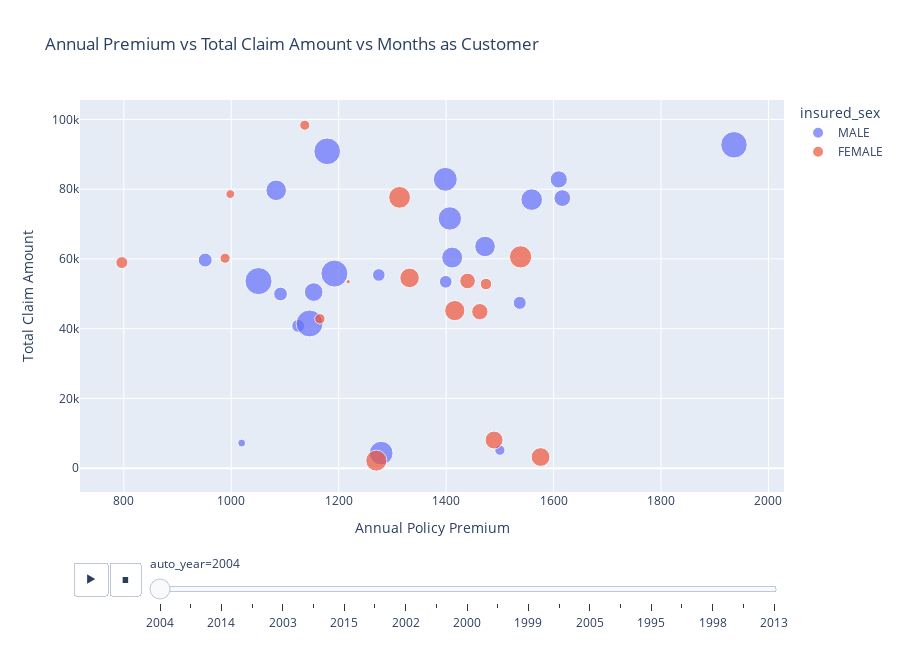

The notebook cell saved with this chart:
### Code cell
# import warnings
# warnings.filterwarnings('ignore')

# figure = bubbleplot(dataset = data, x_column = 'policy_annual_premium', y_column = 'total_claim_amount', 
#     bubble_column = 'insured_sex', time_column = 'auto_year', size_column = 'months_as_customer', color_column = 'insured_sex', 
#     x_title = "Annual Policy Premium", y_title = "Total Claim Amount", title = 'Annual Premium vs Total Claim Amount vs Months as Customer',
#     x_logscale = False, scale_bubble = 3, height = 650)

# py.iplot(figure, config={'scrollzoom': True})
import warnings
warnings.filterwarnings('ignore')

import plotly.express as px

# Create a bubble plot using scatter plot
fig = px.scatter(
    data, 
    x="policy_annual_premium", 
    y="total_claim_amount", 
    size="months_as_customer", 
    color="insured_sex", 
    animation_frame="auto_year",
    title="Annual Premium vs Total Claim Amount vs Months as Customer",
    labels={"policy_annual_premium": "Annual Policy Premium", "total_claim_amount": "Total Claim Amount"},
    height=650
)

fig.update_traces(marker=dict(sizemode='area'))
fig.show()

### Figure 1 — Plotly figure (JSON) as saved in the notebook; plotly's stock layout.template omitted (floating-point values rounded to 4 significant figures)
{"data": [{"hovertemplate": "insured_sex=MALE<br>auto_year=2004<br>Annual Policy Premium=%{x}<br>Total Claim Amount=%{y}<br>months_as_customer=%{marker.size}<extra></extra>", "legendgroup": "MALE", "marker": {"color": "#636efa", "size": [328, 338, 38, 440, 208, 264, 96, 177, 113, 344, 116, 280, 254, 63, 102, 169, 96, 437, 100, 435, 421, 427, 254], "sizemode": "area", "sizeref": 1.198, "symbol": "circle"}, "mode": "markers", "name": "MALE", "orientation": "v", "showlegend": true, "type": "scatter", "x": [1407.0, 1279.0, 1019.0, 1051.0, 1153.0, 1411.0, 1399.0, 1610.0, 1092.0, 1398.0, 951.5, 1559.0, 1472.0, 1500.0, 1537.0, 1616.0, 1275.0, 1192.0, 1125.0, 1146.0, 1936.0, 1179.0, 1084.0], "xaxis": "x", "y": [71610, 4300, 7200, 53640, 50500, 60390, 53440, 82800, 49950, 82830, 59670, 77000, 63580, 5160, 47400, 77440, 55400, 55800, 40800, 41490, 92730, 90860, 79680], "yaxis": "y"}, {"hovertemplate": "insured_sex=FEMALE<br>auto_year=2004<br>Annual Policy Premium=%{x}<br>Total Claim Amount=%{y}<br>months_as_customer=%{marker.size}<extra></extra>", "legendgroup": "FEMALE", "marker": {"color": "#EF553B", "size": [62, 194, 61, 80, 11, 283, 159, 297, 211, 65, 85, 266, 147, 46, 246, 229], "sizemode": "area", "sizeref": 1.198, "symbol": "circle"}, "mode": "markers", "name": "FEMALE", "orientation": "v", "showlegend": true, "type": "scatter", "x": [988.5, 1489.0, 1137.0, 1474.0, 1218.0, 1313.0, 1463.0, 1539.0, 1576.0, 1165.0, 796.4, 1270.0, 1440.0, 998.2, 1416.0, 1332.0], "xaxis": "x", "y": [60200, 8060, 98340, 52800, 53460, 77660, 44880, 60600, 3190, 42840, 58960, 2160, 53680, 78600, 45180, 54560], "yaxis": "y"}], "layout": {"height": 650, "legend": {"itemsizing": "constant", "title": {"text": "insured_sex"}, "tracegroupgap": 0}, "sliders": [{"active": 0, "currentvalue": {"prefix": "auto_year="}, "len": 0.9, "pad": {"b": 10, "t": 60}, "steps": [{"args": [["2004"], {"frame": {"duration": 0, "redraw": false}, "fromcurrent": true, "mode": "immediate", "transition": {"duration": 0, "easing": "linear"}}], "label": "2004", "method": "animate"}, {"args": [["2007"], {"frame": {"duration": 0, "redraw": false}, "fromcurrent": true, "mode": "immediate", "transition": {"duration": 0, "easing": "linear"}}], "label": "2007", "method": "animate"}, {"args": [["2014"], {"frame": {"duration": 0, "redraw": false}, "fromcurrent": true, "mode": "immediate", "transition": {"duration": 0, "easing": "linear"}}], "label": "2014", "method": "animate"}, {"args": [["2009"], {"frame": {"duration": 0, "redraw": false}, "fromcurrent": true, "mode": "immediate", "transition": {"duration": 0, "easing": "linear"}}], "label": "2009", "method": "animate"}, {"args": [["2003"], {"frame": {"duration": 0, "redraw": false}, "fromcurrent": true, "mode": "immediate", "transition": {"duration": 0, "easing": "linear"}}], "label": "2003", "method": "animate"}, {"args": [["2012"], {"frame": {"duration": 0, "redraw": false}, "fromcurrent": true, "mode": "immediate", "transition": {"duration": 0, "easing": "linear"}}], "label": "2012", "method": "animate"}, {"args": [["2015"], {"frame": {"duration": 0, "redraw": false}, "fromcurrent": true, "mode": "immediate", "transition": {"duration": 0, "easing": "linear"}}], "label": "2015", "method": "animate"}, {"args": [["1996"], {"frame": {"duration": 0, "redraw": false}, "fromcurrent": true, "mode": "immediate", "transition": {"duration": 0, "easing": "linear"}}], "label": "1996", "method": "animate"}, {"args": [["2002"], {"frame": {"duration": 0, "redraw": false}, "fromcurrent": true, "mode": "immediate", "transition": {"duration": 0, "easing": "linear"}}], "label": "2002", "method": "animate"}, {"args": [["2006"], {"frame": {"duration": 0, "redraw": false}, "fromcurrent": true, "mode": "immediate", "transition": {"duration": 0, "easing": "linear"}}], "label": "2006", "method": "animate"}, {"args": [["2000"], {"frame": {"duration": 0, "redraw": false}, "fromcurrent": true, "mode": "immediate", "transition": {"duration": 0, "easing": "linear"}}], "label": "2000", "method": "animate"}, {"args": [["2010"], {"frame": {"duration": 0, "redraw": false}, "fromcurrent": true, "mode": "immediate", "transition": {"duration": 0, "easing": "linear"}}], "label": "2010", "method": "animate"}, {"args": [["1999"], {"frame": {"duration": 0, "redraw": false}, "fromcurrent": true, "mode": "immediate", "transition": {"duration": 0, "easing": "linear"}}], "label": "1999", "method": "animate"}, {"args": [["2011"], {"frame": {"duration": 0, "redraw": false}, "fromcurrent": true, "mode": "immediate", "transition": {"duration": 0, "easing": "linear"}}], "label": "2011", "method": "animate"}, {"args": [["2005"], {"frame": {"duration": 0, "redraw": false}, "fromcurrent": true, "mode": "immediate", "transition": {"duration": 0, "easing": "linear"}}], "label": "2005", "method": "animate"}, {"args": [["2008"], {"frame": {"duration": 0, "redraw": false}, "fromcurrent": true, "mode": "immediate", "transition": {"duration": 0, "easing": "linear"}}], "label": "2008", "method": "animate"}, {"args": [["1995"], {"frame": {"duration": 0, "redraw": false}, "fromcurrent": true, "mode": "immediate", "transition": {"duration": 0, "easing": "linear"}}], "label": "1995", "method": "animate"}, {"args": [["2001"], {"frame": {"duration": 0, "redraw": false}, "fromcurrent": true, "mode": "immediate", "transition": {"duration": 0, "easing": "linear"}}], "label": "2001", "method": "animate"}, {"args": [["1998"], {"frame": {"duration": 0, "redraw": false}, "fromcurrent": true, "mode": "immediate", "transition": {"duration": 0, "easing": "linear"}}], "label": "1998", "method": "animate"}, {"args": [["1997"], {"frame": {"duration": 0, "redraw": false}, "fromcurrent": true, "mode": "immediate", "transition": {"duration": 0, "easing": "linear"}}], "label": "1997", "method": "animate"}, {"args": [["2013"], {"frame": {"duration": 0, "redraw": false}, "fromcurrent": true, "mode": "immediate", "transition": {"duration": 0, "easing": "linear"}}], "label": "2013", "method": "animate"}], "x": 0.1, "xanchor": "left", "y": 0, "yanchor": "top"}], "title": {"text": "Annual Premium vs Total Claim Amount vs Months as Customer"}, "updatemenus": [{"buttons": [{"args": [null, {"frame": {"duration": 500, "redraw": false}, "fromcurrent": true, "mode": "immediate", "transition": {"duration": 500, "easing": "linear"}}], "label": "&#9654;", "method": "animate"}, {"args": [[null], {"frame": {"duration": 0, "redraw": false}, "fromcurrent": true, "mode": "immediate", "transition": {"duration": 0, "easing": "linear"}}], "label": "&#9724;", "method": "animate"}], "direction": "left", "pad": {"r": 10, "t": 70}, "showactive": false, "type": "buttons", "x": 0.1, "xanchor": "right", "y": 0, "yanchor": "top"}], "xaxis": {"anchor": "y", "domain": [0, 1], "title": {"text": "Annual Policy Premium"}}, "yaxis": {"anchor": "x", "domain": [0, 1], "title": {"text": "Total Claim Amount"}}}}
